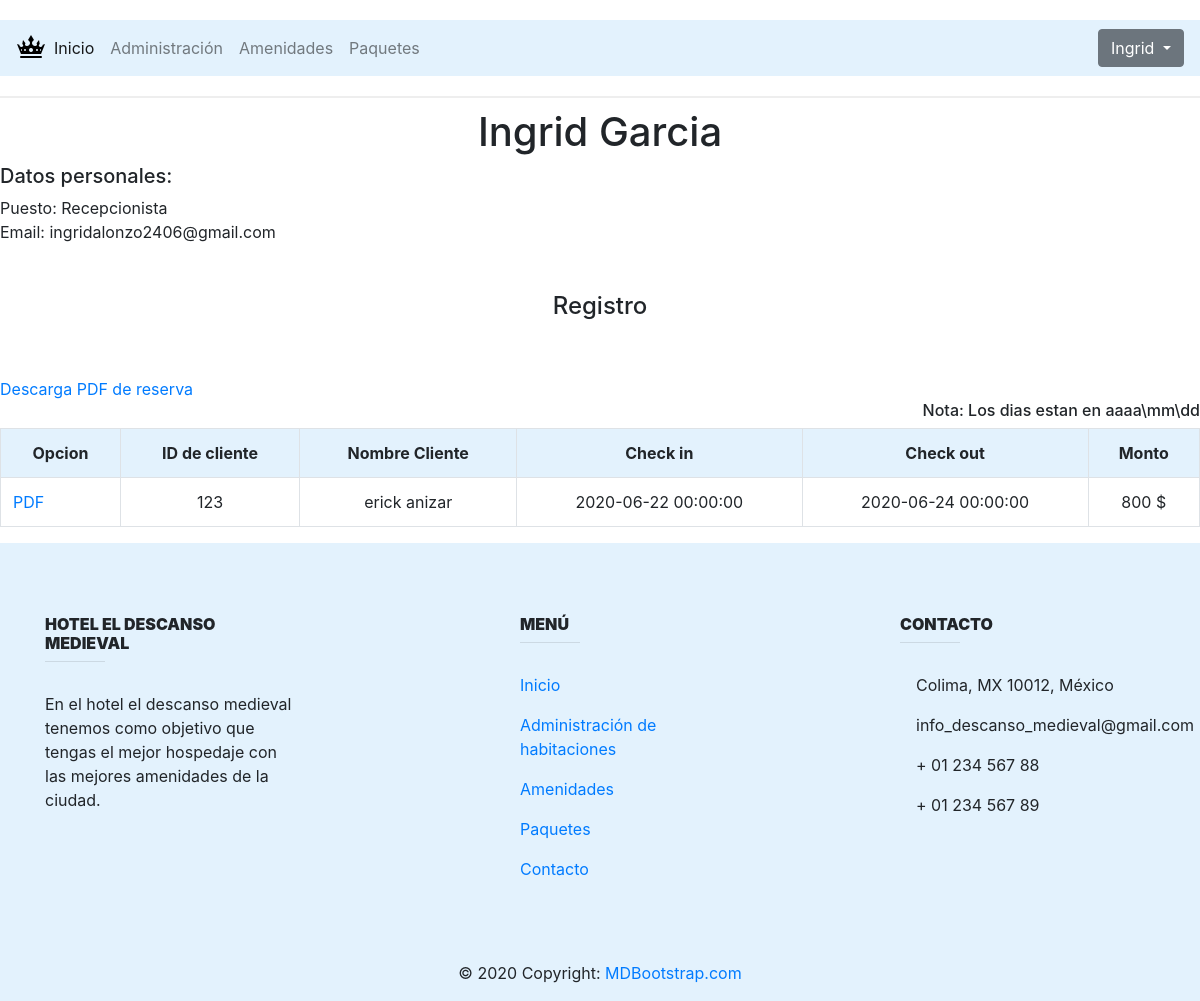
The app's page /perfil.php (signed in), older data.
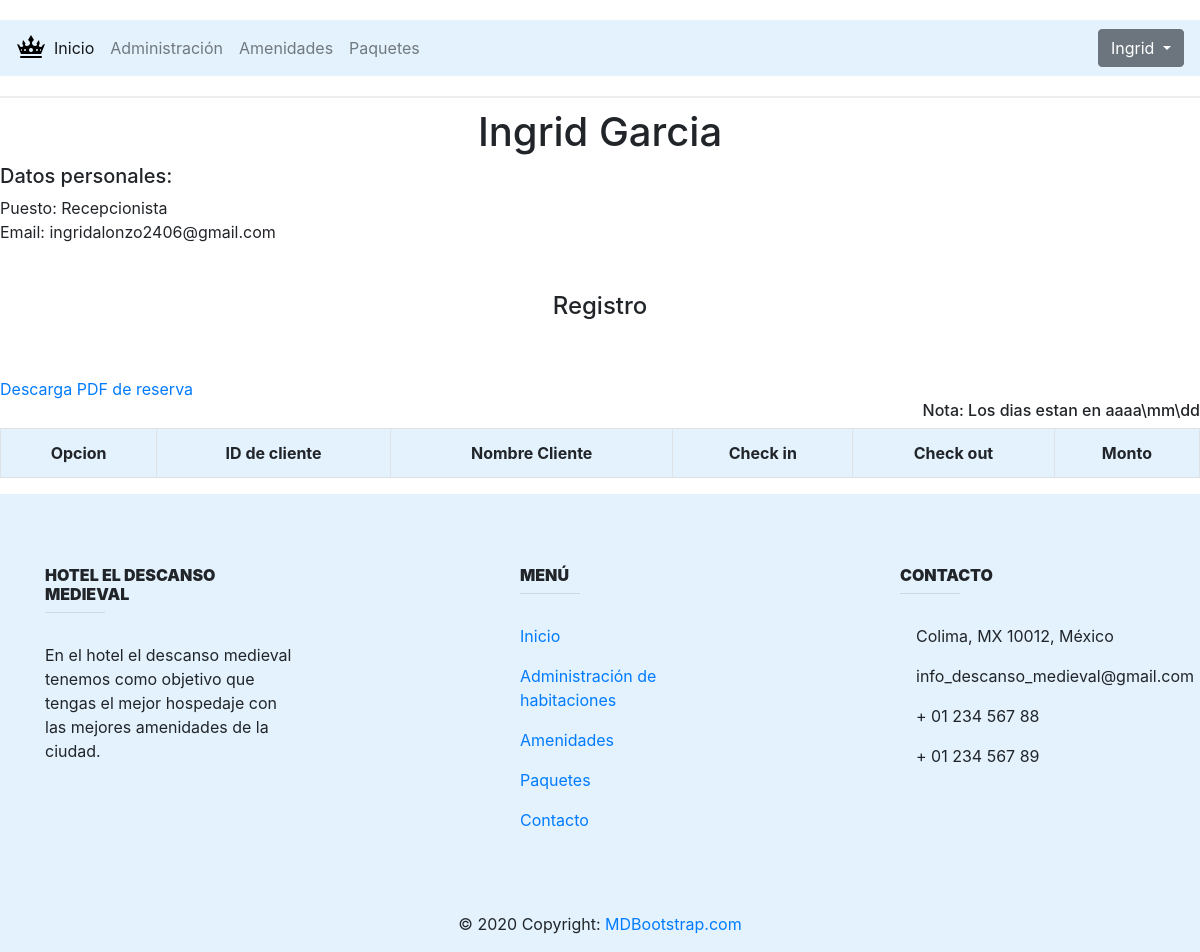
The same page, newer data.
### tables this page shows
CREATE TABLE `usuario` (
  `id_usr` int(11) NOT NULL,
  `email` varchar(100) NOT NULL,
  `password` varchar(100) NOT NULL,
  `puesto` varchar(30) NOT NULL,
  `nombreU` varchar(20) NOT NULL,
  `ApPU` varchar(20) NOT NULL
);

CREATE TABLE `reservacion` (
  `numero_personas` int(11) NOT NULL,
  `check_in` datetime NOT NULL,
  `check_out` datetime NOT NULL,
  `id_habitacion` int(11) NOT NULL,
  `estatus` varchar(15) NOT NULL,
  `id_usr` int(11) NOT NULL,
  `id_cliente` int(11) NOT NULL,
  `monto` int(11) NOT NULL
);

CREATE TABLE `cliente` (
  `id_cliente` int(11) NOT NULL,
  `nombre` varchar(20) NOT NULL,
  `ApPC` varchar(20) NOT NULL,
  `numTarjeta` bigint(30) NOT NULL
);

### perfil.php (the view, shortened to what this page needs)
<?php
   require 'database.php';
   $message='';
   if (isset($_SESSION['id'])) {
      $sql="SELECT id_usr, email, password,nombreU FROM usuario WHERE id_usr=:id";
      $records=$conn->prepare($sql);
      $records->bindParam(':id',$_SESSION['id']);
      $records->execute();
      $results=$records->fetch(PDO::FETCH_ASSOC);
      $message=$results['nombreU'];
   }
   else{
      header("Location: /ProyectoIngSW");
   }
   ?>
<!DOCTYPE html>
<html >
   <head>
      <link rel="stylesheet" type="text/css" href="css/styles.css">
      <link rel="stylesheet" href="css/bootstrap.min.css">
   </head>
   <body>
      <header>
         <nav class="navbar navbar-expand-lg navbar-light  " style="background-color: #e3f2fd;" >
            <img src="img/icons8-corona-medieval-30.png" alt="">
            <div class="collapse navbar-collapse" id="navbarSupportedContent">
               <ul class="navbar-nav mr-auto">
                  <li class="nav-item active">
                     <a class="nav-link" href="inicio.php">Inicio <span class="sr-only">(current)</span></a>
                  </li>
                  <li class="nav-item">
                     <a class="nav-link" href="habitaciones.php">Administración </a>
                  </li>
                  <li class="nav-item">
                     <a class="nav-link" href="amenidades.php">Amenidades</a>
                  </li>
                  <li class="nav-item">
                     <a class="nav-link" href="paquetes.php">Paquetes</a>
                  </li>
               </ul>
               <div class="dropdown">
                  <button class="btn btn-secondary dropdown-toggle" type="button" id="dropdownMenuButton" data-toggle="dropdown" aria-haspopup="true" aria-expanded="false">
                     <?php if(!empty($message)): ?>
                     <?= $message ?>
                     <?php endif; ?>
                  </button>
               </div>
            </div>
         </nav>
      </header>
      <main>
         <?php
               $sql="SELECT id_usr, email, password,nombreU,puesto,ApPU FROM usuario WHERE id_usr=:id";
               $records=$conn->prepare($sql);
               $records->bindParam(':id',$_SESSION['id']);
               $records->execute();
               $results=$records->fetch(PDO::FETCH_ASSOC);
            ?>
         <h1 class="Nombre" style="text-align: Center">
            <?=  $message=$results['nombreU'];?>
            <?=  $message=$results['ApPU'];?>
         </h1>
         <h5 >Datos personales:</h5>
         <?php echo"Puesto: "?>
         <?=  $message=$results['puesto'];?> <br>
         <?php echo"Email: "?>
         <?=  $message=$results['email'];?> <br>
         <?php
            $busqueda=$conn->prepare("SELECT r.id_cliente,c.nombre,c.ApPC,r.check_in,r.check_out, r.monto FROM RESERVACION r JOIN cliente c ON r.id_cliente=c.id_cliente  WHERE id_usr=:id ORDER BY r.id_cliente");
            $busqueda->bindParam(':id',$_SESSION['id']);
            $busqueda->execute();
            ?>
         <br><br>
         <h4 style="text-align: Center;">Registro</h4>
         <br><br>
         <table   class="table table-bordered">
            <tr>
               <th class="registro" style="background-color: #e3f2fd; text-align: Center">Opcion</th>
               <th class="registro" style="background-color: #e3f2fd; text-align: Center">ID de cliente</th>
               <th class="registro" style="background-color: #e3f2fd; text-align: Center">Nombre Cliente</th>
               <th class="registro" style="background-color: #e3f2fd; text-align: Center">Check in</th>
               <th class="registro" style="background-color: #e3f2fd; text-align: Center">Check out</th>
               <th  class="registro" style="background-color: #e3f2fd; text-align: Center">Monto</th>
            </tr>
            <?php
               foreach($busqueda as $res)
               {
                 echo "<tr>";?>
                 <td><a href="ticket.php?idR=<?php echo $res['id_cliente']."/".$res['nombre']."/".$res['check_in']."/".$res['check_out']."/".$_SESSION['id']."/".$res['monto']; ?>">PDF<a></td>
                 <?php
                 echo "<td style='text-align: Center'>".$res["id_cliente"]."</td>";
                 echo "<td style='text-align: Center'>".$res["nombre"]." ".$res["ApPC"]."</td>";
                 echo "<td style='text-align: Center'>".$res["check_in"]."</td>";
                 echo "<td style='text-align: Center'>".$res["check_out"]."</td>";
                 echo "<td style='text-align: Center'>".$res["monto"]."\t$</td>";
                 echo "</tr>";
               }
               ?>
               <a href="descargar_pdf.php">Descarga PDF de reserva</a>
               <br>
            <h6 style="text-align: right;"> Nota: Los dias estan en aaaa\mm\dd</h6>
         </table>
      </main>
      <footer class="page-footer font-small blue pt-4" style="background-color: #e3f2fd;">
         <div class="container mt-5 mb-4 text-center text-md-left" >
            <div class="row mt-3">
               <div class="col-md-3 col-lg-4 col-xl-3 mb-4">
                  <h6 class="text-uppercase font-weight-bold">
                     <strong>Hotel el descanso medieval</strong>
                  </h6>
                  <hr class="deep-purple accent-2 mb-4 mt-0 d-inline-block mx-auto" style="width: 60px;">
                  <p>En el hotel el descanso medieval tenemos como objetivo que tengas el mejor hospedaje con las mejores amenidades de la ciudad.</p>
               </div>
               <div class="col-md-3 col-lg-2 col-xl-2 mx-auto mb-4">
                  <h6 class="text-uppercase font-weight-bold">
                     <strong>Menú</strong>
                  </h6>
                  <hr class="de ep-purple accent-2 mb-4 mt-0 d-inline-block mx-auto" style="width: 60px;">
                  <p>
                     <a href="#!">Inicio</a>
                  </p>
                  <p>
                     <a href="#!">Administración de habitaciones</a>
                  </p>
                  <p>
                     <a href="#!">Amenidades</a>
                  </p>
                  <p>
                     <a href="#!">Paquetes</a>
                  </p>
                  <p>
                     <a href="#!">Contacto</a>
                  </p>
               </div>
               <div class="col-md-4 col-lg-3 col-xl-3">
                  <h6 class="text-uppercase font-weight-bold">
                     <strong>Contacto</strong>
                  </h6>
                  <hr class="deep-purple accent-2 mb-4 mt-0 d-inline-block mx-auto" style="width: 60px;">
                  <p>
                     <i class="fas fa-home  mr-3"></i> Colima, MX 10012, México
                  </p>
                  <p>
                     <i class="fas fa-envelope mr-3"></i> info_descanso_medieval@gmail.com
                  </p>
                  <p>
                     <i class="fas fa-phone mr-3"></i> + 01 234 567 88
                  </p>
                  <p>
                     <i class="fas fa-print mr-3"></i> + 01 234 567 89
                  </p>
               </div>
            </div>
         </div>
         <div class="footer-copyright text-center py-3">© 2020 Copyright:
            <a href="https://mdbootstrap.com/education/bootstrap/"> MDBootstrap.com</a>
         </div>
      </footer>
   </body>
</html>

### css/styles.css (style rules this page uses)
header { border-bottom: 2px solid #eee; padding: 20px 0; margin-bottom: 10px ; width: 100%; text-align: center; }
.navbar { background-color: #e3f2fd; }
header a { text-decoration: none; color: #333; }

Row changes from the older to the newer data that the page shows:
removed reservacion: id_cliente "123", id_cliente.nombre "erick", id_cliente.ApPC "anizar", check_in "2020-06-22 00:00:00", check_out "2020-06-24 00:00:00", monto "800"
